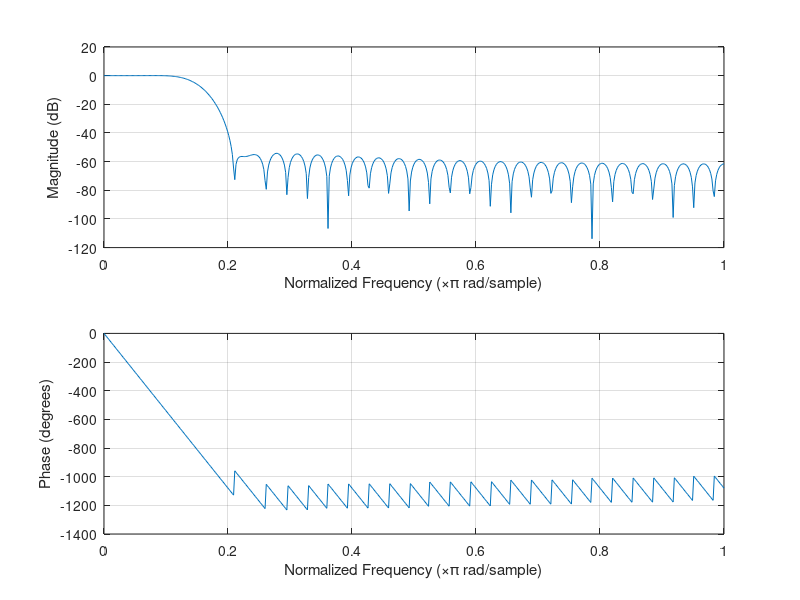

Here is the MATLAB script that generated this plot:
fs = 4000; 
nyquist = fs/2;

fc = 300/nyquist;
       % Sampling frequency
f1 = 150;         % Frequency 1 (150 Hz)
f2 = 800;         % Frequency 2 (800 Hz)


%b = ratio*sinc(ratio*(-30:30));

% Time vector
t = 0:1/fs:1-(1/fs);  % 1 second duration

% Create the original signal (150 Hz + 800 Hz)
x = sin(2*pi*f1*t) + sin(2*pi*f2*t);
n=30;
% Create the sinc filter
b = fc * sinc( fc * (-(n):n));  % Sinc filter centered at fc
win = hamming(2*n+1);

window_sinc = win.*b';
% Apply the filter to the signal
y = conv(x, window_sinc, 'same');  % Convolve the signal with the filter


freqz(window_sinc)